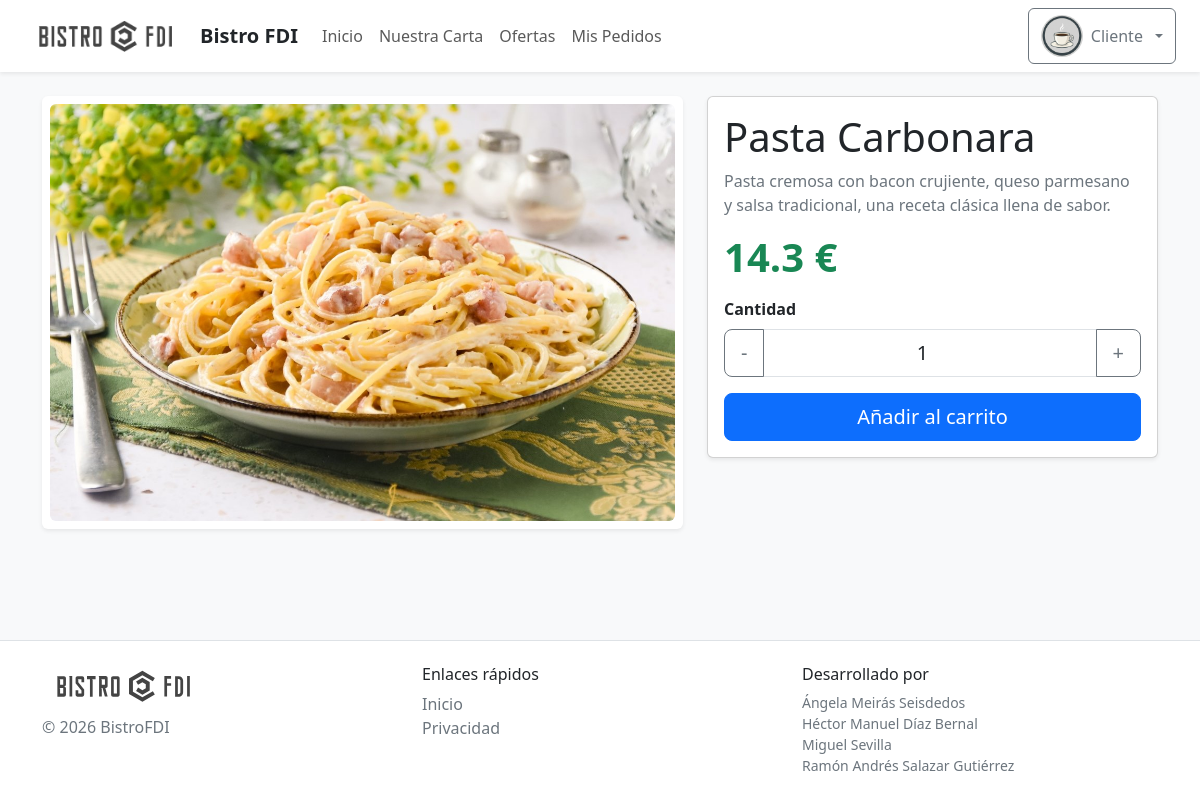
The page /includes/vistas/productos/productos_detalle.php?id=9 (signed in) on the database its author committed.
### tables this page shows
CREATE TABLE `productos` (
  `id` int(11) NOT NULL,
  `id_categoria` int(11) NOT NULL,
  `nombre` varchar(150) NOT NULL,
  `descripcion` text DEFAULT NULL,
  `precio_base` decimal(10,2) NOT NULL,
  `iva` int(11) NOT NULL CHECK (`iva` in (4,10,21)),
  `disponible` tinyint(1) DEFAULT 1,
  `ofertado` tinyint(1) DEFAULT 1,
  `cocinable` tinyint(1) DEFAULT 1
);

### includes/clases/SA/ProductoSA.php (called while the page is built, shortened)
<?php
class ProductoSA {
    private $dao;
    public function __construct($db_connection) {
        $this->dao = new ProductoDAO($db_connection);
    }
    public function obtenerPorId($id) {
        return $this->dao->obtenerPorId($id);
    }
}

### includes/clases/DAO/ProductoDAO.php (called while the page is built, shortened)
<?php
class ProductoDAO {
    private $db;
    public function __construct($db_connection) {
        $this->db = $db_connection;
    }
    public function obtenerPorId($id) {
        $sql = "SELECT p.*, c.nombre as cat_nombre FROM productos p LEFT JOIN categorias c ON p.id_categoria = c.id WHERE p.id = ?";
        $stmt = mysqli_prepare($this->db, $sql);
        mysqli_stmt_bind_param($stmt, "i", $id);
        mysqli_stmt_execute($stmt);
        $res = mysqli_stmt_get_result($stmt);
        if ($row = mysqli_fetch_assoc($res)) {
            $imgSql = "SELECT ruta_imagen FROM productos_imagenes WHERE id_producto = ? ORDER BY orden";
            $imgStmt = mysqli_prepare($this->db, $imgSql);
            mysqli_stmt_bind_param($imgStmt, "i", $id);
            mysqli_stmt_execute($imgStmt);
            $imgRes = mysqli_stmt_get_result($imgStmt);
            $imagenes = [];
            while($imgRow = mysqli_fetch_assoc($imgRes)) {
                $imagenes[] = $imgRow['ruta_imagen'];
            }
            $cocinable = isset($row['cocinable']) ? $row['cocinable'] : 1;
            return new Producto($row['id'], $row['id_categoria'], $row['nombre'], $row['descripcion'],
                                $row['precio_base'], $row['iva'], $row['disponible'], $row['ofertado'],
                                $cocinable, $row['cat_nombre'], $imagenes);
        }
        return null;
    }
}

### includes/clases/DTO/Producto.php (called while the page is built, shortened)
<?php
class Producto {
    private $nombre;
    private $descripcion;
    private $precio_base;
    private $iva;
    private $imagenes = [];
    public function __construct($id, $id_cat, $nom, $desc, $pb, $iva, $disp, $ofert, $cocinable = 1, $cat_nom = '', $imagenes = []) {
        $this->nombre = $nom;
        $this->descripcion = $desc;
        $this->precio_base = $pb;
        $this->iva = $iva;
        $this->imagenes = is_array($imagenes) ? $imagenes : [$imagenes];
    }
    public function getNombre() { return $this->nombre; }
    public function getDescripcion() { return $this->descripcion; }
    public function getImagenesArray() {
        return is_array($this->imagenes) ? $this->imagenes : [];
    }
    public function getPrecioFinal() {
        return $this->precio_base * (1 + ($this->iva / 100));
    }
}
?>

### includes/vistas/productos/productos_detalle.php (the view, shortened to what this page needs)
<?php
require_once '../../config.php';
$prodSA = new ProductoSA($db_connection);
$id = $_GET['id'] ?? null;
$producto = $id ? $prodSA->obtenerPorId($id) : null;
$imagenes = $producto->getImagenesArray();
$htmlImagenes = "";
foreach ($imagenes as $key => $img) {
    $active = ($key === 0) ? "active" : "";
    $ruta = RAIZ_APP . "/img/productos/" . $img;
    $htmlImagenes .= "<div class='carousel-item {$active}'><img src='{$ruta}' class='d-block w-100 object-fit-cover rounded' style='max-height: 460px;' alt='" . htmlspecialchars($producto->getNombre()) . "'></div>";
}
$variables ="?id_producto=" . $id . "&accion=add" . (isset($_GET['tipo'])?"&tipo=".$_GET['tipo']:"");
$contenidoPrincipal = <<<EOF
<div class="row g-4 align-items-start">
    <div class="col-12 col-lg-7">
        <div id="productoCarousel" class="carousel slide shadow-sm rounded bg-white p-2">
            <div class="carousel-inner">
            $htmlImagenes
            </div>
            <button class="carousel-control-prev" type="button" data-bs-target="#productoCarousel" data-bs-slide="prev">
                <span class="carousel-control-prev-icon" aria-hidden="true"></span>
                <span class="visually-hidden">Anterior</span>
            </button>
            <button class="carousel-control-next" type="button" data-bs-target="#productoCarousel" data-bs-slide="next">
                <span class="carousel-control-next-icon" aria-hidden="true"></span>
                <span class="visually-hidden">Siguiente</span>
            </button>
        </div>
    </div>
    <div class="col-12 col-lg-5">
        <form class="card shadow-sm" action="../pedidos/apoyo/procesar_carrito.php$variables" method="POST">
            <div class="card-body">
                <h1 class="card-title">{$producto->getNombre()}</h1>
                <p class="card-text text-secondary">{$producto->getDescripcion()}</p>
                <p class="display-6 fw-semibold text-success">{$producto->getPrecioFinal()} €</p>
                <label class="form-label fw-semibold" for="cantidad">Cantidad</label>
                <div class="input-group input-group-lg mb-3">
                    <button class="btn btn-outline-secondary" type="button" onclick="modificarCantidad(-1)">-</button>
                    <input type="number" class="form-control text-center" id="cantidad" name="cantidad" value="1" min="1" readonly>
                    <button class="btn btn-outline-secondary" type="button" onclick="modificarCantidad(1)">+</button>
                </div>
                <button type="submit" class="btn btn-primary btn-lg w-100">Añadir al carrito</button>
            </div>
        </form>
    </div>
</div>
EOF;
require("../comun/plantilla.php");

### rows shown on the page
productos: nombre "Pasta Carbonara", descripcion "Pasta cremosa con bacon crujiente, queso parmesano y salsa tradicional, una receta clásica llena de sabor.", $producto->getPrecioFinal() "14.3"

### other values the page prints
$_SESSION['usuario']->nombre() "Cliente"
